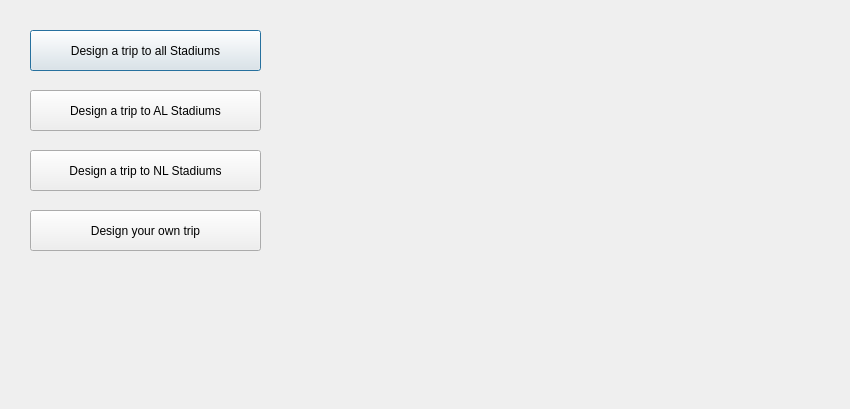
<?xml version="1.0" encoding="UTF-8"?>
<ui version="4.0">
 <class>TripWindow</class>
 <widget class="QDialog" name="TripWindow">
  <property name="geometry">
   <rect>
    <x>0</x>
    <y>0</y>
    <width>850</width>
    <height>409</height>
   </rect>
  </property>
  <property name="windowTitle">
   <string>Dialog</string>
  </property>
  <widget class="QPushButton" name="allTripButton">
   <property name="geometry">
    <rect>
     <x>30</x>
     <y>30</y>
     <width>231</width>
     <height>41</height>
    </rect>
   </property>
   <property name="text">
    <string>Design a trip to all Stadiums</string>
   </property>
  </widget>
  <widget class="QPushButton" name="alTripButton">
   <property name="geometry">
    <rect>
     <x>30</x>
     <y>90</y>
     <width>231</width>
     <height>41</height>
    </rect>
   </property>
   <property name="text">
    <string>Design a trip to AL Stadiums</string>
   </property>
  </widget>
  <widget class="QPushButton" name="nlTripButton">
   <property name="geometry">
    <rect>
     <x>30</x>
     <y>150</y>
     <width>231</width>
     <height>41</height>
    </rect>
   </property>
   <property name="text">
    <string>Design a trip to NL Stadiums</string>
   </property>
  </widget>
  <widget class="QPushButton" name="customTripButton">
   <property name="geometry">
    <rect>
     <x>30</x>
     <y>210</y>
     <width>231</width>
     <height>41</height>
    </rect>
   </property>
   <property name="text">
    <string>Design your own trip</string>
   </property>
  </widget>
 </widget>
 <resources/>
 <connections/>
</ui>
